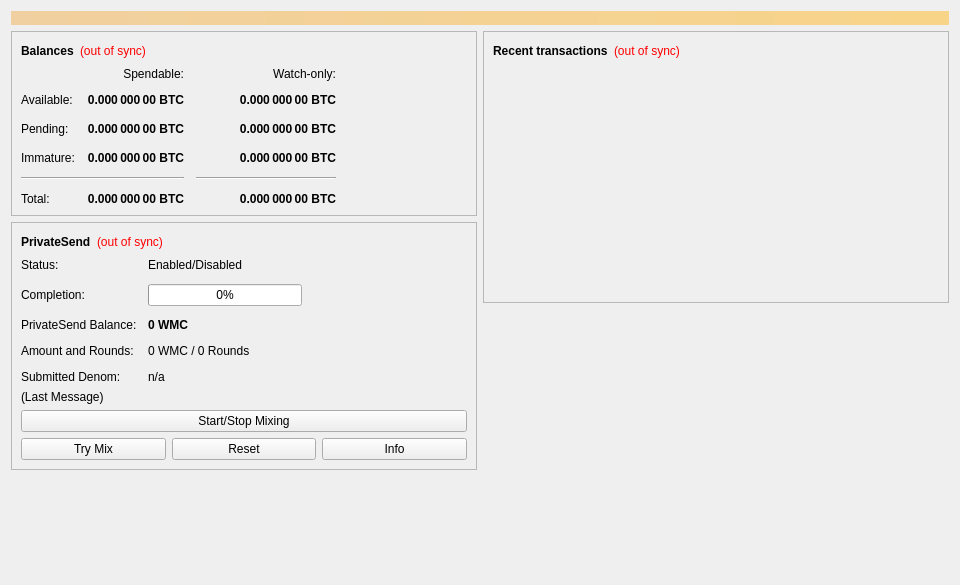
<?xml version="1.0" encoding="UTF-8"?>
<ui version="4.0">
 <class>OverviewPage</class>
 <widget class="QWidget" name="OverviewPage">
  <property name="geometry">
   <rect>
    <x>0</x>
    <y>0</y>
    <width>960</width>
    <height>585</height>
   </rect>
  </property>
  <property name="minimumSize">
   <size>
    <width>960</width>
    <height>0</height>
   </size>
  </property>
  <property name="windowTitle">
   <string>Form</string>
  </property>
  <layout class="QVBoxLayout" name="topLayout">
   <item>
    <widget class="QLabel" name="labelAlerts">
     <property name="visible">
      <bool>false</bool>
     </property>
     <property name="styleSheet">
      <string notr="true">background-color: qlineargradient(x1: 0, y1: 0, x2: 1, y2: 0, stop:0 #F0D0A0, stop:1 #F8D488); color:#000000;</string>
     </property>
     <property name="wordWrap">
      <bool>true</bool>
     </property>
     <property name="margin">
      <number>3</number>
     </property>
    </widget>
   </item>
   <item>
    <layout class="QHBoxLayout" name="horizontalLayout" stretch="1,1">
     <item>
      <layout class="QVBoxLayout" name="verticalLayout_2">
       <item>
        <widget class="QFrame" name="frame">
         <property name="frameShape">
          <enum>QFrame::StyledPanel</enum>
         </property>
         <property name="frameShadow">
          <enum>QFrame::Raised</enum>
         </property>
         <layout class="QVBoxLayout" name="verticalLayout_4">
          <item>
           <layout class="QHBoxLayout" name="horizontalLayout_4">
            <item>
             <widget class="QLabel" name="label_5">
              <property name="font">
               <font>
                <weight>75</weight>
                <bold>true</bold>
               </font>
              </property>
              <property name="text">
               <string>Balances</string>
              </property>
             </widget>
            </item>
            <item>
             <widget class="QLabel" name="labelWalletStatus">
              <property name="toolTip">
               <string>The displayed information may be out of date. Your wallet automatically synchronizes with the Wmc network after a connection is established, but this process has not completed yet.</string>
              </property>
              <property name="styleSheet">
               <string notr="true">QLabel { color: red; }</string>
              </property>
              <property name="text">
               <string notr="true">(out of sync)</string>
              </property>
              <property name="alignment">
               <set>Qt::AlignLeading|Qt::AlignLeft|Qt::AlignVCenter</set>
              </property>
             </widget>
            </item>
            <item>
             <spacer name="horizontalSpacer_3">
              <property name="orientation">
               <enum>Qt::Horizontal</enum>
              </property>
              <property name="sizeHint" stdset="0">
               <size>
                <width>40</width>
                <height>20</height>
               </size>
              </property>
             </spacer>
            </item>
           </layout>
          </item>
          <item>
           <layout class="QGridLayout" name="gridLayout">
            <property name="spacing">
             <number>12</number>
            </property>
            <item row="2" column="2">
             <widget class="QLabel" name="labelWatchPending">
              <property name="font">
               <font>
                <weight>75</weight>
                <bold>true</bold>
               </font>
              </property>
              <property name="cursor">
               <cursorShape>IBeamCursor</cursorShape>
              </property>
              <property name="toolTip">
               <string>Unconfirmed transactions to watch-only addresses</string>
              </property>
              <property name="text">
               <string notr="true">0.000 000 00 BTC</string>
              </property>
              <property name="alignment">
               <set>Qt::AlignRight|Qt::AlignTrailing|Qt::AlignVCenter</set>
              </property>
              <property name="textInteractionFlags">
               <set>Qt::LinksAccessibleByMouse|Qt::TextSelectableByKeyboard|Qt::TextSelectableByMouse</set>
              </property>
             </widget>
            </item>
            <item row="2" column="1">
             <widget class="QLabel" name="labelUnconfirmed">
              <property name="font">
               <font>
                <weight>75</weight>
                <bold>true</bold>
               </font>
              </property>
              <property name="cursor">
               <cursorShape>IBeamCursor</cursorShape>
              </property>
              <property name="toolTip">
               <string>Total of transactions that have yet to be confirmed, and do not yet count toward the spendable balance</string>
              </property>
              <property name="text">
               <string notr="true">0.000 000 00 BTC</string>
              </property>
              <property name="alignment">
               <set>Qt::AlignRight|Qt::AlignTrailing|Qt::AlignVCenter</set>
              </property>
              <property name="textInteractionFlags">
               <set>Qt::LinksAccessibleByMouse|Qt::TextSelectableByKeyboard|Qt::TextSelectableByMouse</set>
              </property>
             </widget>
            </item>
            <item row="3" column="2">
             <widget class="QLabel" name="labelWatchImmature">
              <property name="font">
               <font>
                <weight>75</weight>
                <bold>true</bold>
               </font>
              </property>
              <property name="cursor">
               <cursorShape>IBeamCursor</cursorShape>
              </property>
              <property name="toolTip">
               <string>Mined balance in watch-only addresses that has not yet matured</string>
              </property>
              <property name="text">
               <string notr="true">0.000 000 00 BTC</string>
              </property>
              <property name="alignment">
               <set>Qt::AlignRight|Qt::AlignTrailing|Qt::AlignVCenter</set>
              </property>
              <property name="textInteractionFlags">
               <set>Qt::LinksAccessibleByMouse|Qt::TextSelectableByKeyboard|Qt::TextSelectableByMouse</set>
              </property>
             </widget>
            </item>
            <item row="4" column="0" colspan="2">
             <widget class="Line" name="lineSpendableBalance">
              <property name="orientation">
               <enum>Qt::Horizontal</enum>
              </property>
             </widget>
            </item>
            <item row="4" column="2">
             <widget class="Line" name="lineWatchBalance">
              <property name="sizePolicy">
               <sizepolicy hsizetype="Preferred" vsizetype="Fixed">
                <horstretch>0</horstretch>
                <verstretch>0</verstretch>
               </sizepolicy>
              </property>
              <property name="minimumSize">
               <size>
                <width>140</width>
                <height>0</height>
               </size>
              </property>
              <property name="orientation">
               <enum>Qt::Horizontal</enum>
              </property>
             </widget>
            </item>
            <item row="5" column="0">
             <widget class="QLabel" name="labelTotalText">
              <property name="text">
               <string>Total:</string>
              </property>
             </widget>
            </item>
            <item row="3" column="1">
             <widget class="QLabel" name="labelImmature">
              <property name="font">
               <font>
                <weight>75</weight>
                <bold>true</bold>
               </font>
              </property>
              <property name="cursor">
               <cursorShape>IBeamCursor</cursorShape>
              </property>
              <property name="toolTip">
               <string>Mined balance that has not yet matured</string>
              </property>
              <property name="text">
               <string notr="true">0.000 000 00 BTC</string>
              </property>
              <property name="alignment">
               <set>Qt::AlignRight|Qt::AlignTrailing|Qt::AlignVCenter</set>
              </property>
              <property name="textInteractionFlags">
               <set>Qt::LinksAccessibleByMouse|Qt::TextSelectableByKeyboard|Qt::TextSelectableByMouse</set>
              </property>
             </widget>
            </item>
            <item row="2" column="3">
             <spacer name="horizontalSpacer_2">
              <property name="orientation">
               <enum>Qt::Horizontal</enum>
              </property>
              <property name="sizeHint" stdset="0">
               <size>
                <width>40</width>
                <height>20</height>
               </size>
              </property>
             </spacer>
            </item>
            <item row="3" column="0">
             <widget class="QLabel" name="labelImmatureText">
              <property name="text">
               <string>Immature:</string>
              </property>
             </widget>
            </item>
            <item row="5" column="1">
             <widget class="QLabel" name="labelTotal">
              <property name="font">
               <font>
                <weight>75</weight>
                <bold>true</bold>
               </font>
              </property>
              <property name="cursor">
               <cursorShape>IBeamCursor</cursorShape>
              </property>
              <property name="toolTip">
               <string>Your current total balance</string>
              </property>
              <property name="text">
               <string notr="true">0.000 000 00 BTC</string>
              </property>
              <property name="alignment">
               <set>Qt::AlignRight|Qt::AlignTrailing|Qt::AlignVCenter</set>
              </property>
              <property name="textInteractionFlags">
               <set>Qt::LinksAccessibleByMouse|Qt::TextSelectableByKeyboard|Qt::TextSelectableByMouse</set>
              </property>
             </widget>
            </item>
            <item row="5" column="2">
             <widget class="QLabel" name="labelWatchTotal">
              <property name="font">
               <font>
                <weight>75</weight>
                <bold>true</bold>
               </font>
              </property>
              <property name="cursor">
               <cursorShape>IBeamCursor</cursorShape>
              </property>
              <property name="toolTip">
               <string>Current total balance in watch-only addresses</string>
              </property>
              <property name="text">
               <string notr="true">0.000 000 00 BTC</string>
              </property>
              <property name="alignment">
               <set>Qt::AlignRight|Qt::AlignTrailing|Qt::AlignVCenter</set>
              </property>
              <property name="textInteractionFlags">
               <set>Qt::LinksAccessibleByMouse|Qt::TextSelectableByKeyboard|Qt::TextSelectableByMouse</set>
              </property>
             </widget>
            </item>
            <item row="0" column="2">
             <widget class="QLabel" name="labelWatchonly">
              <property name="text">
               <string>Watch-only:</string>
              </property>
              <property name="alignment">
               <set>Qt::AlignRight|Qt::AlignTrailing|Qt::AlignVCenter</set>
              </property>
             </widget>
            </item>
            <item row="1" column="0">
             <widget class="QLabel" name="labelBalanceText">
              <property name="text">
               <string>Available:</string>
              </property>
             </widget>
            </item>
            <item row="1" column="1">
             <widget class="QLabel" name="labelBalance">
              <property name="font">
               <font>
                <weight>75</weight>
                <bold>true</bold>
               </font>
              </property>
              <property name="cursor">
               <cursorShape>IBeamCursor</cursorShape>
              </property>
              <property name="toolTip">
               <string>Your current spendable balance</string>
              </property>
              <property name="text">
               <string notr="true">0.000 000 00 BTC</string>
              </property>
              <property name="alignment">
               <set>Qt::AlignRight|Qt::AlignTrailing|Qt::AlignVCenter</set>
              </property>
              <property name="textInteractionFlags">
               <set>Qt::LinksAccessibleByMouse|Qt::TextSelectableByKeyboard|Qt::TextSelectableByMouse</set>
              </property>
             </widget>
            </item>
            <item row="1" column="2">
             <widget class="QLabel" name="labelWatchAvailable">
              <property name="font">
               <font>
                <weight>75</weight>
                <bold>true</bold>
               </font>
              </property>
              <property name="cursor">
               <cursorShape>IBeamCursor</cursorShape>
              </property>
              <property name="toolTip">
               <string>Your current balance in watch-only addresses</string>
              </property>
              <property name="text">
               <string notr="true">0.000 000 00 BTC</string>
              </property>
              <property name="alignment">
               <set>Qt::AlignRight|Qt::AlignTrailing|Qt::AlignVCenter</set>
              </property>
              <property name="textInteractionFlags">
               <set>Qt::LinksAccessibleByMouse|Qt::TextSelectableByKeyboard|Qt::TextSelectableByMouse</set>
              </property>
             </widget>
            </item>
            <item row="2" column="0">
             <widget class="QLabel" name="labelPendingText">
              <property name="text">
               <string>Pending:</string>
              </property>
             </widget>
            </item>
            <item row="0" column="1">
             <widget class="QLabel" name="labelSpendable">
              <property name="text">
               <string>Spendable:</string>
              </property>
              <property name="alignment">
               <set>Qt::AlignRight|Qt::AlignTrailing|Qt::AlignVCenter</set>
              </property>
             </widget>
            </item>
           </layout>
          </item>
         </layout>
        </widget>
       </item>
       <item>
        <widget class="QFrame" name="framePrivateSend">
         <property name="layoutDirection">
          <enum>Qt::LeftToRight</enum>
         </property>
         <property name="frameShape">
          <enum>QFrame::StyledPanel</enum>
         </property>
         <property name="frameShadow">
          <enum>QFrame::Raised</enum>
         </property>
         <layout class="QVBoxLayout" name="VerticalLayout_PS1">
          <item>
           <layout class="QHBoxLayout" name="horizontalLayout_5">
            <item>
             <widget class="QLabel" name="labelPrivateSendHeader">
              <property name="font">
               <font>
                <weight>75</weight>
                <bold>true</bold>
               </font>
              </property>
              <property name="text">
               <string>PrivateSend</string>
              </property>
             </widget>
            </item>
            <item>
             <widget class="QLabel" name="labelPrivateSendSyncStatus">
              <property name="toolTip">
               <string>The displayed information may be out of date. Your wallet automatically synchronizes with the Wmc network after a connection is established, but this process has not completed yet.</string>
              </property>
              <property name="styleSheet">
               <string notr="true">QLabel { color: red; }</string>
              </property>
              <property name="text">
               <string notr="true">(out of sync)</string>
              </property>
              <property name="alignment">
               <set>Qt::AlignLeading|Qt::AlignLeft|Qt::AlignVCenter</set>
              </property>
             </widget>
            </item>
            <item>
             <spacer name="horizontalSpacer_4">
              <property name="orientation">
               <enum>Qt::Horizontal</enum>
              </property>
              <property name="sizeHint" stdset="0">
               <size>
                <width>40</width>
                <height>20</height>
               </size>
              </property>
             </spacer>
            </item>
           </layout>
          </item>
          <item>
           <layout class="QFormLayout" name="privateSendFormLayout">
            <property name="fieldGrowthPolicy">
             <enum>QFormLayout::AllNonFixedFieldsGrow</enum>
            </property>
            <property name="horizontalSpacing">
             <number>11</number>
            </property>
            <property name="verticalSpacing">
             <number>12</number>
            </property>
            <item row="0" column="0">
             <widget class="QLabel" name="labelPrivateSendEnabledText">
              <property name="text">
               <string>Status:</string>
              </property>
             </widget>
            </item>
            <item row="0" column="1">
             <widget class="QLabel" name="labelPrivateSendEnabled">
              <property name="text">
               <string>Enabled/Disabled</string>
              </property>
             </widget>
            </item>
            <item row="1" column="0">
             <widget class="QLabel" name="labelCompletitionText">
              <property name="text">
               <string>Completion:</string>
              </property>
             </widget>
            </item>
            <item row="1" column="1">
             <widget class="QProgressBar" name="privateSendProgress">
              <property name="maximumSize">
               <size>
                <width>154</width>
                <height>16777215</height>
               </size>
              </property>
              <property name="value">
               <number>0</number>
              </property>
             </widget>
            </item>
            <item row="2" column="0">
             <widget class="QLabel" name="labelAnonymizedText">
              <property name="text">
               <string>PrivateSend Balance:</string>
              </property>
             </widget>
            </item>
            <item row="2" column="1">
             <widget class="QLabel" name="labelAnonymized">
              <property name="font">
               <font>
                <weight>75</weight>
                <bold>true</bold>
               </font>
              </property>
              <property name="text">
               <string notr="true">0 WMC</string>
              </property>
             </widget>
            </item>
            <item row="3" column="0">
             <widget class="QLabel" name="labelAmountAndRoundsText">
              <property name="text">
               <string>Amount and Rounds:</string>
              </property>
             </widget>
            </item>
            <item row="3" column="1">
             <widget class="QLabel" name="labelAmountRounds">
              <property name="text">
               <string>0 WMC / 0 Rounds</string>
              </property>
             </widget>
            </item>
            <item row="4" column="0">
             <widget class="QLabel" name="labelSubmittedDenomText">
              <property name="text">
               <string>Submitted Denom:</string>
              </property>
             </widget>
            </item>
            <item row="4" column="1">
             <widget class="QLabel" name="labelSubmittedDenom">
              <property name="toolTip">
               <string>The denominations you submitted to the Masternode.&lt;br&gt;To mix, other users must submit the exact same denominations.</string>
              </property>
              <property name="text">
               <string>n/a</string>
              </property>
             </widget>
            </item>
           </layout>
          </item>
          <item>
           <layout class="QVBoxLayout" name="VerticalLayout_PS">
            <item>
             <widget class="QLabel" name="labelPrivateSendLastMessage">
              <property name="text">
               <string>(Last Message)</string>
              </property>
              <property name="alignment">
               <set>Qt::AlignLeading|Qt::AlignLeft|Qt::AlignTop</set>
              </property>
              <property name="wordWrap">
               <bool>true</bool>
              </property>
             </widget>
            </item>
            <item>
             <widget class="QPushButton" name="togglePrivateSend">
              <property name="sizePolicy">
               <sizepolicy hsizetype="MinimumExpanding" vsizetype="Fixed">
                <horstretch>0</horstretch>
                <verstretch>0</verstretch>
               </sizepolicy>
              </property>
              <property name="text">
               <string>Start/Stop Mixing</string>
              </property>
             </widget>
            </item>
            <item>
             <layout class="QHBoxLayout" name="horizontalLayout_debugbuttons">
              <item>
               <widget class="QPushButton" name="privateSendAuto">
                <property name="sizePolicy">
                 <sizepolicy hsizetype="MinimumExpanding" vsizetype="Fixed">
                  <horstretch>0</horstretch>
                  <verstretch>0</verstretch>
                 </sizepolicy>
                </property>
                <property name="toolTip">
                 <string>Try to manually submit a PrivateSend request.</string>
                </property>
                <property name="text">
                 <string>Try Mix</string>
                </property>
               </widget>
              </item>
              <item>
               <widget class="QPushButton" name="privateSendReset">
                <property name="sizePolicy">
                 <sizepolicy hsizetype="MinimumExpanding" vsizetype="Fixed">
                  <horstretch>0</horstretch>
                  <verstretch>0</verstretch>
                 </sizepolicy>
                </property>
                <property name="toolTip">
                 <string>Reset the current status of PrivateSend (can interrupt PrivateSend if it's in the process of Mixing, which can cost you money!)</string>
                </property>
                <property name="autoFillBackground">
                 <bool>false</bool>
                </property>
                <property name="text">
                 <string>Reset</string>
                </property>
               </widget>
              </item>
              <item>
               <widget class="QPushButton" name="privateSendInfo">
                <property name="sizePolicy">
                 <sizepolicy hsizetype="MinimumExpanding" vsizetype="Fixed">
                  <horstretch>0</horstretch>
                  <verstretch>0</verstretch>
                 </sizepolicy>
                </property>
                <property name="toolTip">
                 <string>Information about PrivateSend and Mixing</string>
                </property>
                <property name="text">
                 <string>Info</string>
                </property>
               </widget>
              </item>
             </layout>
            </item>
           </layout>
          </item>
         </layout>
        </widget>
       </item>
       <item>
        <spacer name="verticalSpacer">
         <property name="orientation">
          <enum>Qt::Vertical</enum>
         </property>
         <property name="sizeHint" stdset="0">
          <size>
           <width>20</width>
           <height>40</height>
          </size>
         </property>
        </spacer>
       </item>
      </layout>
     </item>
     <item>
      <layout class="QVBoxLayout" name="verticalLayout_3">
       <item>
        <widget class="QFrame" name="frame_2">
         <property name="frameShape">
          <enum>QFrame::StyledPanel</enum>
         </property>
         <property name="frameShadow">
          <enum>QFrame::Raised</enum>
         </property>
         <layout class="QVBoxLayout" name="verticalLayout">
          <item>
           <layout class="QHBoxLayout" name="horizontalLayout_2">
            <item>
             <widget class="QLabel" name="label_4">
              <property name="font">
               <font>
                <weight>75</weight>
                <bold>true</bold>
               </font>
              </property>
              <property name="text">
               <string>Recent transactions</string>
              </property>
             </widget>
            </item>
            <item>
             <widget class="QLabel" name="labelTransactionsStatus">
              <property name="toolTip">
               <string>The displayed information may be out of date. Your wallet automatically synchronizes with the Wmc network after a connection is established, but this process has not completed yet.</string>
              </property>
              <property name="styleSheet">
               <string notr="true">QLabel { color: red; }</string>
              </property>
              <property name="text">
               <string notr="true">(out of sync)</string>
              </property>
              <property name="alignment">
               <set>Qt::AlignLeading|Qt::AlignLeft|Qt::AlignVCenter</set>
              </property>
             </widget>
            </item>
            <item>
             <spacer name="horizontalSpacer">
              <property name="orientation">
               <enum>Qt::Horizontal</enum>
              </property>
              <property name="sizeHint" stdset="0">
               <size>
                <width>40</width>
                <height>20</height>
               </size>
              </property>
             </spacer>
            </item>
           </layout>
          </item>
          <item>
           <widget class="QListView" name="listTransactions">
            <property name="styleSheet">
             <string notr="true">QListView { background: transparent; }</string>
            </property>
            <property name="frameShape">
             <enum>QFrame::NoFrame</enum>
            </property>
            <property name="verticalScrollBarPolicy">
             <enum>Qt::ScrollBarAlwaysOff</enum>
            </property>
            <property name="horizontalScrollBarPolicy">
             <enum>Qt::ScrollBarAlwaysOff</enum>
            </property>
            <property name="selectionMode">
             <enum>QAbstractItemView::NoSelection</enum>
            </property>
           </widget>
          </item>
         </layout>
        </widget>
       </item>
       <item>
        <spacer name="verticalSpacer_2">
         <property name="orientation">
          <enum>Qt::Vertical</enum>
         </property>
         <property name="sizeHint" stdset="0">
          <size>
           <width>20</width>
           <height>40</height>
          </size>
         </property>
        </spacer>
       </item>
      </layout>
     </item>
    </layout>
   </item>
  </layout>
 </widget>
 <resources/>
 <connections/>
</ui>
